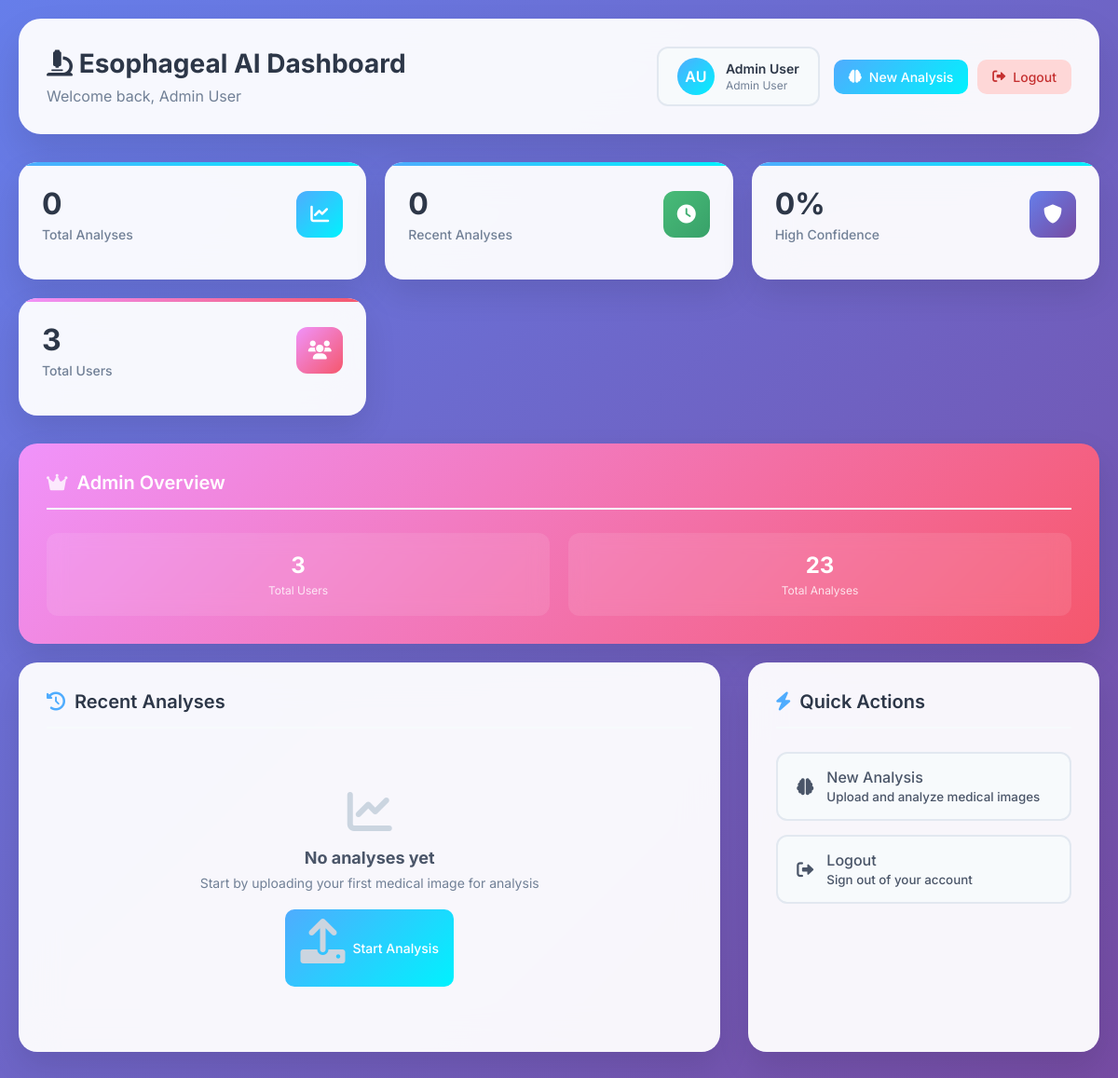
The app's page /dashboard (signed in) with its own data.
### tables this page shows
CREATE TABLE users (
            id INTEGER PRIMARY KEY AUTOINCREMENT,
            username VARCHAR(50) UNIQUE NOT NULL,
            email VARCHAR(100) UNIQUE NOT NULL,
            password_hash VARCHAR(255) NOT NULL,
            first_name VARCHAR(50),
            last_name VARCHAR(50),
            role VARCHAR(20) DEFAULT 'user',
            created_at TIMESTAMP DEFAULT CURRENT_TIMESTAMP,
            is_active BOOLEAN DEFAULT 1
        );

### app_new.py (the view)
@app.route('/dashboard')
def dashboard():
    if 'user_id' not in session:
        flash('Please log in to access the dashboard', 'error')
        return redirect(url_for('login'))
    user = get_user_by_id(session['user_id'])
    recent_analyses = get_user_analyses(session['user_id'])
    user_stats = get_user_stats(session['user_id'])
    admin_stats = None
    if user['role'] == 'admin':
        admin_stats = get_admin_stats()
    return render_template('dashboard/dashboard_fixed.html',
                           current_user=user,
                           recent_analyses=recent_analyses,
                           total_analyses=user_stats['total_analyses'],
                           admin_stats=admin_stats)

### database.py (called while the page is built)
def get_user_by_id(user_id):
    conn = sqlite3.connect(DATABASE)
    cursor = conn.cursor()
    cursor.execute('''
        SELECT id, username, email, first_name, last_name, role, created_at
        FROM users WHERE id = ?
    ''', (user_id,))
    user = cursor.fetchone()
    conn.close()
    if user:
        return {
            'id': user[0],
            'username': user[1],
            'email': user[2],
            'first_name': user[3],
            'last_name': user[4],
            'role': user[5],
            'created_at': user[6]
        }
    return None

def get_user_analyses(user_id):
    conn = sqlite3.connect(DATABASE)
    cursor = conn.cursor()
    cursor.execute('''
        SELECT id, original_filename, prediction, confidence, created_at
        FROM analyses WHERE user_id = ?
        ORDER BY created_at DESC
        LIMIT 10
    ''', (user_id,))
    analyses = cursor.fetchall()
    conn.close()
    return [{
        'id': row[0],
        'original_filename': row[1],
        'prediction': row[2],
        'confidence': row[3],
        'created_at': row[4]
    } for row in analyses]

def get_user_stats(user_id):
    conn = sqlite3.connect(DATABASE)
    cursor = conn.cursor()
    cursor.execute('SELECT COUNT(*) FROM analyses WHERE user_id = ?', (user_id,))
    total_analyses = cursor.fetchone()[0]
    conn.close()
    return {'total_analyses': total_analyses}

def get_admin_stats():
    conn = sqlite3.connect(DATABASE)
    cursor = conn.cursor()
    cursor.execute('SELECT COUNT(*) FROM users')
    total_users = cursor.fetchone()[0]
    cursor.execute('SELECT COUNT(*) FROM analyses')
    total_analyses = cursor.fetchone()[0]
    conn.close()
    return {
        'total_users': total_users,
        'total_analyses': total_analyses
    }

### templates/dashboard/dashboard_fixed.html (shortened to what this page needs)
<!DOCTYPE html>
<html lang="en">
<head>
    <link href="https://cdnjs.cloudflare.com/ajax/libs/font-awesome/6.0.0/css/all.min.css" rel="stylesheet">
</head>
<body>
    <div class="dashboard-container">
        <div class="header">
            <div class="header-left">
                <h1><i class="fas fa-microscope"></i> Esophageal AI Dashboard</h1>
                <p>Welcome back, {{ current_user.first_name }} {{ current_user.last_name }}</p>
            </div>
            <div class="header-right">
                <div class="user-info">
                    <div class="user-avatar">
                        {{ current_user.first_name[0] if current_user.first_name else 'U' }}{{ current_user.last_name[0] if current_user.last_name else 'U' }}
                    </div>
                    <div class="user-details">
                        <h3>{{ current_user.first_name }} {{ current_user.last_name }}</h3>
                        <p>{{ current_user.role.title() }} User</p>
                    </div>
                </div>
                <div class="nav-buttons">
                    <a href="{{ url_for('analyze') }}" class="nav-btn nav-btn-primary">
                        <i class="fas fa-brain"></i> New Analysis
                    </a>
                    <a href="{{ url_for('logout') }}" class="nav-btn nav-btn-danger">
                        <i class="fas fa-sign-out-alt"></i> Logout
                    </a>
                </div>
            </div>
        </div>
        <div class="stats-grid">
            <div class="stat-card">
                <div class="stat-header">
                    <div>
                        <div class="stat-value">{{ total_analyses }}</div>
                        <div class="stat-label">Total Analyses</div>
                    </div>
                    <div class="stat-icon blue">
                        <i class="fas fa-chart-line"></i>
                    </div>
                </div>
            </div>
            <div class="stat-card">
                <div class="stat-header">
                    <div>
                        <div class="stat-value">{{ recent_analyses|length }}</div>
                        <div class="stat-label">Recent Analyses</div>
                    </div>
                    <div class="stat-icon green">
                        <i class="fas fa-clock"></i>
                    </div>
                </div>
            </div>
            <div class="stat-card">
                <div class="stat-header">
                    <div>
                        <div class="stat-value">
                            {% if total_analyses > 0 %}
                                {{ "%.1f"|format((recent_analyses|selectattr('confidence', 'greaterthan', 90)|list|length / recent_analyses|length * 100) if recent_analyses else 0) }}%
                            {% else %}
                                0%
                            {% endif %}
                        </div>
                        <div class="stat-label">High Confidence</div>
                    </div>
                    <div class="stat-icon purple">
                        <i class="fas fa-shield-alt"></i>
                    </div>
                </div>
            </div>
            {% if current_user.role == 'admin' and admin_stats %}
            <div class="stat-card admin-card">
                <div class="stat-header">
                    <div>
                        <div class="stat-value">{{ admin_stats.total_users }}</div>
                        <div class="stat-label">Total Users</div>
                    </div>
                    <div class="stat-icon orange">
                        <i class="fas fa-users"></i>
                    </div>
                </div>
            </div>
            {% endif %}
        </div>
        {% if current_user.role == 'admin' and admin_stats %}
        <div class="card admin-panel">
            <div class="card-header">
                <h2 class="card-title">
                    <i class="fas fa-crown"></i>
                    Admin Overview
                </h2>
            </div>
            <div class="admin-stats">
                <div class="admin-stat">
                    <div class="admin-stat-value">{{ admin_stats.total_users }}</div>
                    <div class="admin-stat-label">Total Users</div>
                </div>
                <div class="admin-stat">
                    <div class="admin-stat-value">{{ admin_stats.total_analyses }}</div>
                    <div class="admin-stat-label">Total Analyses</div>
                </div>
            </div>
        </div>
        {% endif %}
        <div class="main-grid">
            <div class="card">
                <div class="card-header">
                    <h2 class="card-title">
                        <i class="fas fa-history"></i>
                        Recent Analyses
                    </h2>
                </div>
                {% if recent_analyses %}
                <ul class="recent-analyses">
                    {% for analysis in recent_analyses %}
                    <li class="analysis-item">
                        <div class="analysis-icon {{ 'normal' if 'normal' in analysis.prediction.lower() else 'abnormal' if 'abnormal' in analysis.prediction.lower() else 'unknown' }}">
                            <i class="fas fa-{{ 'check' if 'normal' in analysis.prediction.lower() else 'exclamation' if 'abnormal' in analysis.prediction.lower() else 'question' }}"></i>
                        </div>
                        <div class="analysis-details">
                            <h4>{{ analysis.original_filename }}</h4>
                            <p>{{ analysis.prediction }} • {{ analysis.created_at }}</p>
                        </div>
                        <div class="analysis-confidence">{{ analysis.confidence }}%</div>
                    </li>
                    {% endfor %}
                </ul>
                {% else %}
                <div class="empty-state">
                    <i class="fas fa-chart-line"></i>
                    <h3>No analyses yet</h3>
                    <p>Start by uploading your first medical image for analysis</p>
                    <a href="{{ url_for('analyze') }}" class="nav-btn nav-btn-primary">
                        <i class="fas fa-upload"></i> Start Analysis
                    </a>
                </div>
                {% endif %}
            </div>
            <div class="card">
                <div class="card-header">
                    <h2 class="card-title">
                        <i class="fas fa-bolt"></i>
                        Quick Actions
                    </h2>
                </div>
                <div class="quick-actions">
                    <a href="{{ url_for('analyze') }}" class="action-btn">
                        <i class="fas fa-brain"></i>
                        <div>
                            <div>New Analysis</div>
                            <small>Upload and analyze medical images</small>
                        </div>
                    </a>
                    <a href="{{ url_for('logout') }}" class="action-btn">
                        <i class="fas fa-sign-out-alt"></i>
                        <div>
                            <div>Logout</div>
                            <small>Sign out of your account</small>
                        </div>
                    </a>
                </div>
            </div>
        </div>
    </div>
</body>
</html>

### records on screen
users: first_name "Admin", last_name "User", first_name "A", last_name "U", role "Admin"

### other values on screen
{{ total_analyses }} "0"
{{ recent_analyses|length }} "0"
{{ admin_stats.total_users }} "3"
{{ admin_stats.total_analyses }} "23"
